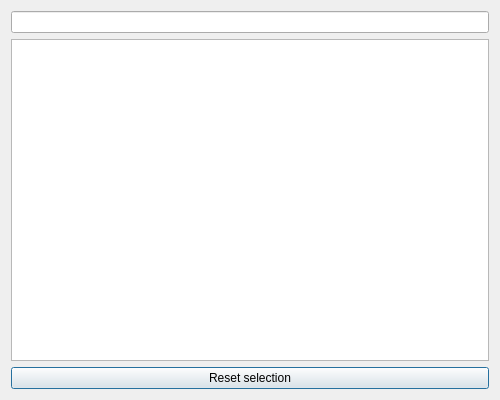
<?xml version="1.0" encoding="UTF-8"?>
<ui version="4.0">
 <class>ParametersDialog</class>
 <widget class="QDialog" name="ParametersDialog">
  <property name="geometry">
   <rect>
    <x>0</x>
    <y>0</y>
    <width>500</width>
    <height>400</height>
   </rect>
  </property>
  <property name="sizePolicy">
   <sizepolicy hsizetype="Minimum" vsizetype="Preferred">
    <horstretch>0</horstretch>
    <verstretch>0</verstretch>
   </sizepolicy>
  </property>
  <property name="maximumSize">
   <size>
    <width>500</width>
    <height>400</height>
   </size>
  </property>
  <property name="windowTitle">
   <string>Edit section</string>
  </property>
  <property name="layoutDirection">
   <enum>Qt::LeftToRight</enum>
  </property>
  <layout class="QGridLayout" name="gridLayout">
   <item row="0" column="0">
    <widget class="QLineEdit" name="lineSearch">
     <property name="sizePolicy">
      <sizepolicy hsizetype="Expanding" vsizetype="Fixed">
       <horstretch>0</horstretch>
       <verstretch>0</verstretch>
      </sizepolicy>
     </property>
     <property name="frame">
      <bool>true</bool>
     </property>
    </widget>
   </item>
   <item row="1" column="0" rowspan="2">
    <widget class="QListWidget" name="listItems">
     <property name="sizePolicy">
      <sizepolicy hsizetype="Expanding" vsizetype="Expanding">
       <horstretch>0</horstretch>
       <verstretch>0</verstretch>
      </sizepolicy>
     </property>
     <property name="selectionMode">
      <enum>QAbstractItemView::ExtendedSelection</enum>
     </property>
    </widget>
   </item>
   <item row="3" column="0">
    <widget class="QPushButton" name="buttonReset">
     <property name="text">
      <string>Reset selection</string>
     </property>
    </widget>
   </item>
  </layout>
 </widget>
 <resources/>
 <connections/>
</ui>
